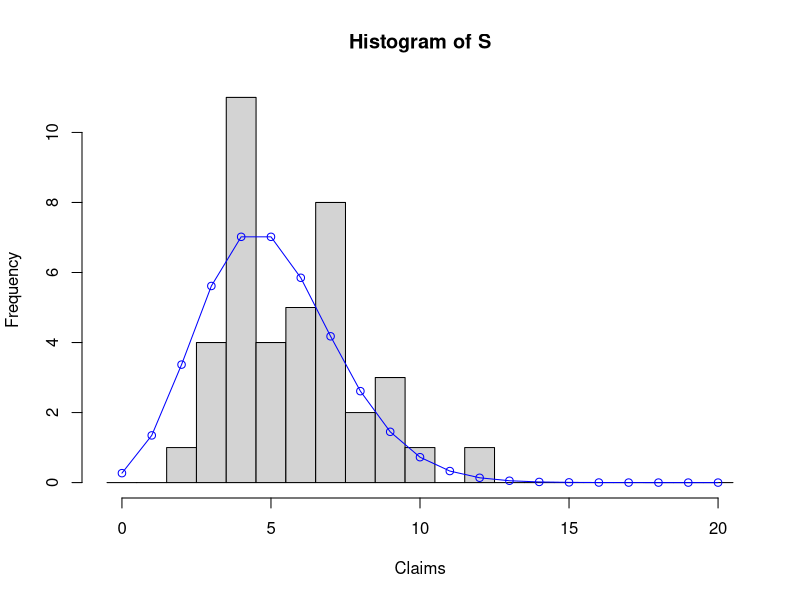
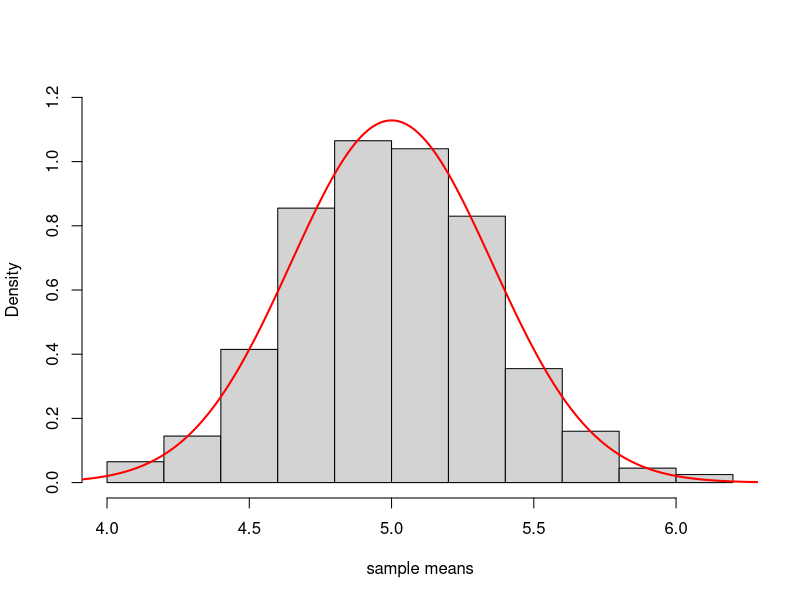
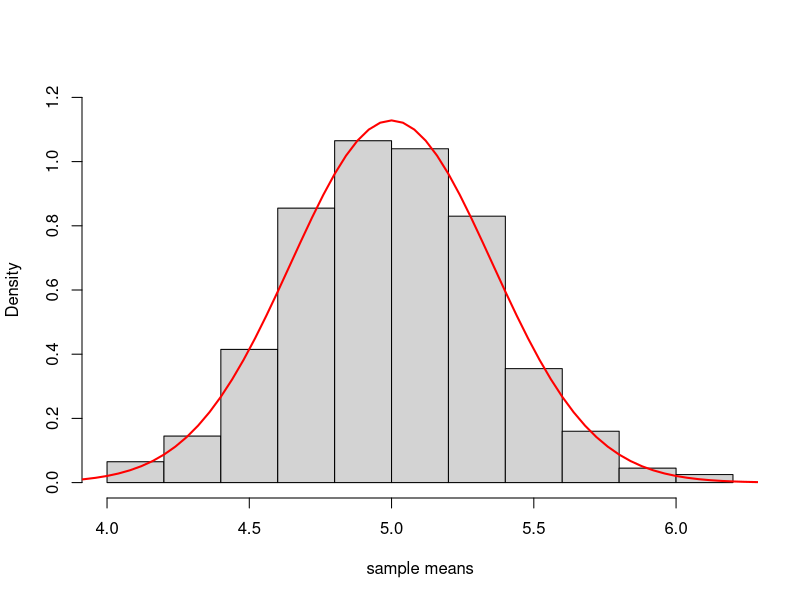
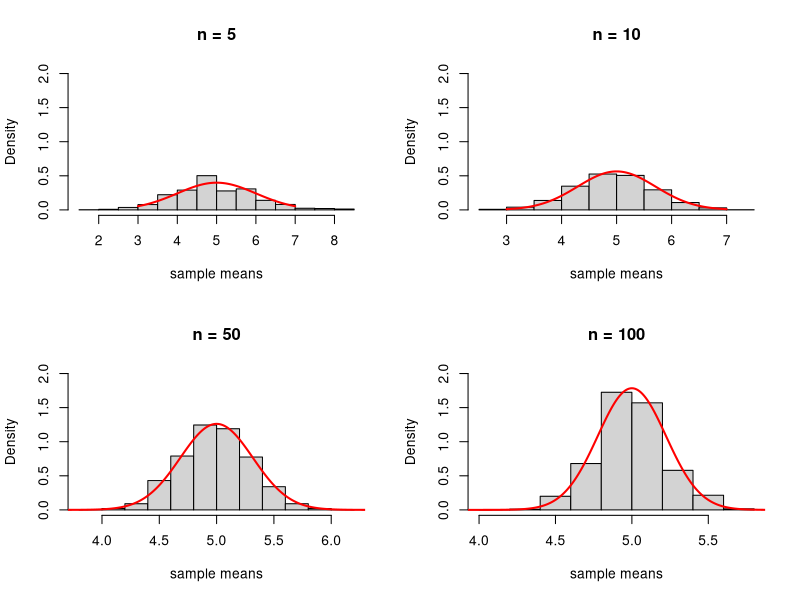
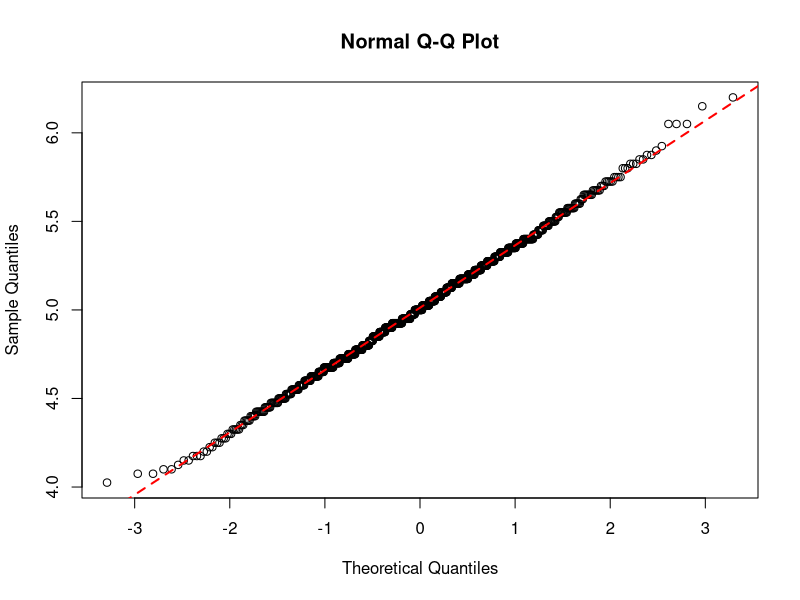
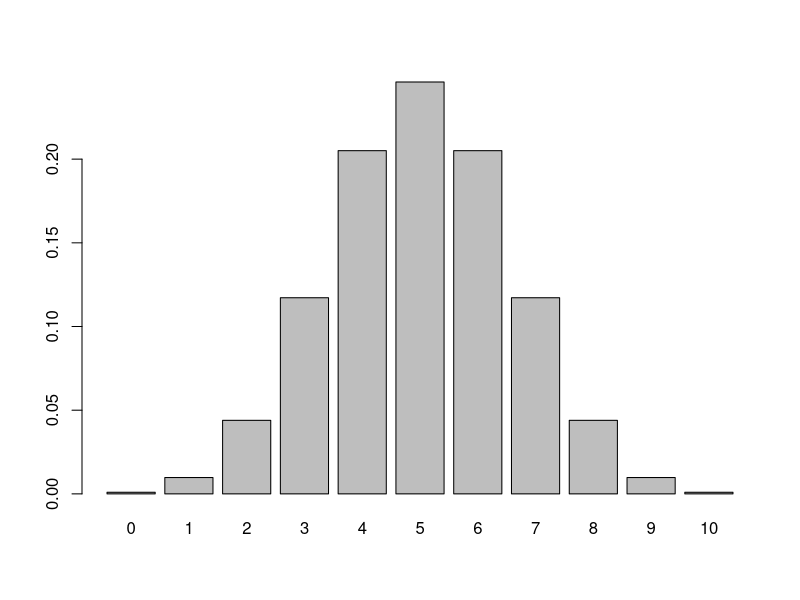
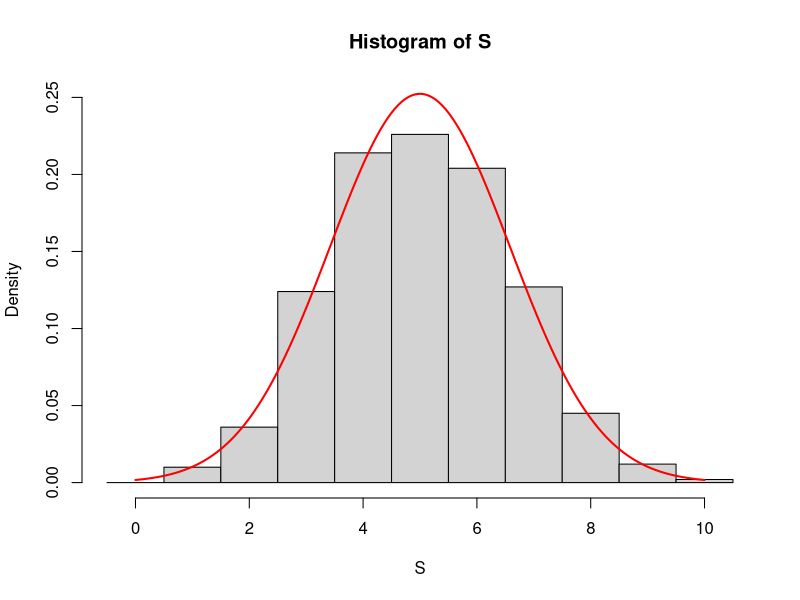
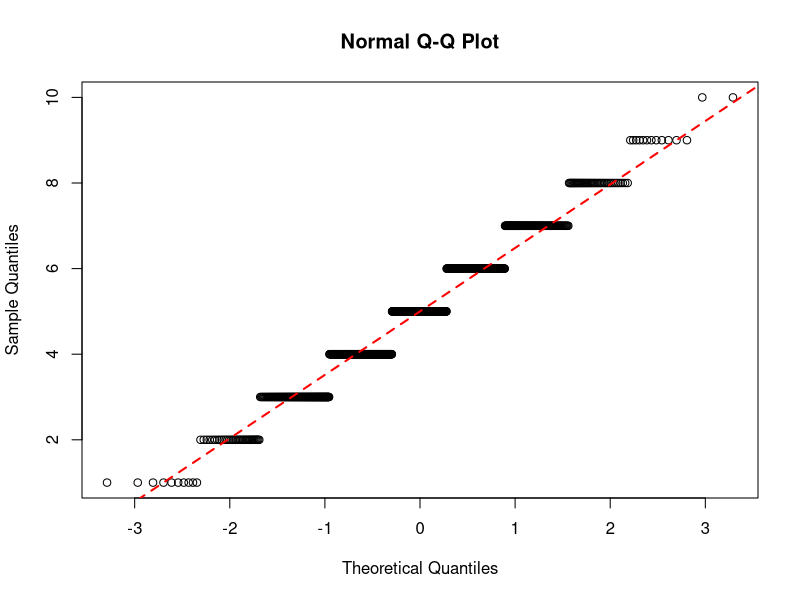

The R script that drew these images, in order: (Note: this script raises an error after producing the figures.)
## The Central Limit Theorem (for a Poisson)
m <- 5

set.seed(23)
n <- 40
S <- rpois(n, m)
table(S)
hist(S, breaks=(-0.5:20.5), xlab="Claims")

xs <- 0:20
lines(xs, n*dpois(xs, m), type="o", col="blue")

xbars <- rep(0,1000)

set.seed(23)
for (k in 1:1000) {
  xbars[k] <- mean(rpois(n,m))
}
hist(xbars, prob=TRUE, ylim=c(0,1.2), xlab="sample means", main="")
range(xbars)
xvals <- seq(3,7, by=0.01)
lines(xvals, dnorm(xvals, m, sqrt(m/n)), type="l", lwd=2, col="red")

hist(xbars, prob=TRUE, ylim=c(0,1.2), xlab="sample means", main="")
range(xbars)
xvals <- seq(3,7, by=0.01)
curve(dnorm(x, m, sqrt(m/n)), 3,7, add=TRUE, lwd=2, col="red")

### Varying the sample size
par(mfrow=c(2,2))

set.seed(23)
xbars <- rep(0, 1000)

for (n in c(5, 10, 50, 100)) {
  for (k in 1:1000) {
    xbars[k] <- mean(rpois(n,m))
  }
  xvals <- seq(3,7, by=0.01)
  hist(xbars, prob=TRUE, ylim=c(0,2), xlab="sample means", main=paste("n =", n))
  lines(xvals, dnorm(xvals, m, sqrt(m/n)), type="l", lwd=2, col="red")
}
par(mfrow=c(1,1))

### Empirical v theoretical i.e. central limit probabilities
m <- 5
set.seed(23)
xbars <- rep(0,1000)
n <- 40
for (k in 1:1000) {
  xbars[k] <- mean(rpois(n,m))
}

#P(xbars > 5.5), xbars ~ Norm(m, m/n)
c(length(xbars[xbars > 5.5])/length(xbars), 1 - pnorm(5.5, m, sqrt(m/n)))

### Empirical v theoretical i.e. central limit moments
c(mean(xbars), m)
c(var(xbars), m/n)


### Empirical v theoretical i.e. central limit quantiles
c(median(xbars), qnorm(0.5, m, sqrt(m/n)))
c(quantile(xbars, c(0.25, 0.75)),qnorm(c(0.25, 0.75), m, sqrt(m/n)))

#type 4 is n/4 and 3n/4
#type 5 is (n+2)/4 and (3n+2)/4
#type 6 is (n+1)/4 and (3n+3)/4
#type 7 is (n+3)/4 and (3n+1)/4 (default)

summary(xbars)

qqnorm(xbars)
qqline(xbars, lty=2, col="red", lwd=2)
#shorter tail on -ve & longer tail +ve = +ve skew

## Normal approx to binomial 
##(used when finding confidece interval for binom by hand)
n <- 10
p <- 0.5
xs <- 0:n
barplot(dbinom(xs, n, p), names=xs)
# can't superimpose normal pdf on barplot so use hist
set.seed(25)
S <- rbinom(1000,n,p)
table(S)
hist(S, prob=TRUE, breaks=(-0.5:10.5), ylim=c(0,0.25))
#now we can superimpose
xvals <- seq(0,10, by=0.01)
lines(xvals, dnorm(xvals, n*p, sqrt(n * p * (1 - p))), 
      type="l", lwd=2, col="red")

### Computing empirical probabilities
#P(X > 5), P(X > 5.5) with continuity correction
c(length(S[S>5])/length(S), 1 - pnorm(5.5, n*p, sqrt(n * p * (1 - p))))

### Comparing quantiles
qqnorm(S)
qqline(S, lty=2, col="red", lwd=2)

par(mfrow = c(2,2))
set.seed(25)
p <- 0.2

for (n in c(10, 25)) {
    S <- rbinom(1000,n,p)
    table(S)
    hist(S, breaks=(-0.5:n+0.5), prob=TRUE, 
         main=paste("p=0.2, n=", n), ylim=c(0,0.35))
    
    xvals <- seq(-0.5, 8.5, by=0.01)
    lines(xvals, dnorm(xvals, n*p, sqrt(n * p * (1 -p))), type="l", lwd=2, col="red")
    
    qqnorm(S)
    qqline(S, lty=2, col="red", lwd=2)
}

par(mfrow=c(1,1))

# Standardising the Central Limit Theorem
m <- 5
set.seed(23)
xbar <- rep(0,1000)
n <- 40
for (k in 1:1000) {
  xbar[k] <- mean(rpois(n,m))
}

#CLT => xbar ~ N(m, m/n) hence Z ~ N(0,1)
Z <- (xbar - m)/sqrt(m/n)

hist(Z, prob=TRUE, xlab = "standardised sample means", main="")
lines(density(Z), col="blue")

xvals <- seq(-4, 4, by=0.01)
lines(xvals, dnorm(xvals, 0, 1), lwd=2, lty=2, col="red")

#Moments
c(mean(Z), 0)
c(var(Z), 1)

#Quantiles
c(median(Z), 0)

c(quantile(Z, c(0.25, 0.75)), qnorm(c(0.25, 0.75), 0, 1))

qqnorm(Z)
qqline(Z, lty=2, col="red", lwd=2)

#Probabilities
c(length(Z[Z > 1.5])/length(Z), 1 - pnorm(1.5, 0, 1))

#-------------------------
# Fitting a discrete distribution
#--------------------------
C <- read.table("children.csv")
table(C)
hist(C)
str(C)
c <- C$V1
str(c)


# Empirical moments
mean(c)
var(c)
sd(c)

skew <- sum((c - mean(c))^3)/length(c)
skew/sd(c)^3

#Use method of moments to estimate parameters for fitted distributions
hist(c, breaks=c(-0.5:7.5), ylim=c(0,30), xlim=c(0,10),
     xlab="no. of children", main="Children in 80 families")
#Poisson
m <- mean(c)
m
xs <- 0:10
lines(xs, length(c)*dpois(xs,m), type="o", col="blue")

#Binomial
p <- (mean(c) - var(c))/mean(c)
p

n <- mean(c)^2 / (mean(c) - var(c))
n
round(n)
lines(xs, length(c)*dbinom(xs,round(n),p), type="o", col="green")

#Negative Binomial 2
k <- mean(c)^2 / (var(c) - mean(c))
k

#Comparing CDFs
plot(ecdf(c))

xs <- 0:8
lines(xs, ppois(xs, m), type="s", col="blue")
lines(xs, pbinom(xs, round(n),p), type="s", col="green")

#-------------------------
# Fitting a continuous distribution
#--------------------------

#Comparing quantiles
xlnorm <- rlnorm(1000, m, s)
xgamma <- rgamma(1000, a, l)

qqplot(xlnorm, w, xlab="logN quantiles", ylab="sample quantiles")
abline(0, 1, col="red", lty=2)

qqplot(xgamma, w, xlab="logN quantiles", ylab="sample quantiles")
abline(0, 1, col="red", lty=2)

#
# Non-parametric bootstrap method
#

data <- c(0.61, 6.47, 2.56, 5.44, 2.72, 0.87, 2.77, 6.00, 0.14, 0.75)

set.seed(47)
est <- rep(0,1000)
for (k in 1:1000) {
  x <- sample(data, replace=TRUE)
  est[k] <- 1/mean(x)
}
est

set.seed(47)
est <- replicate(1000, 1/mean(sample(data, replace=TRUE)))
est

hist(est, prob=TRUE, ylim=c(0,5))
lines(density(est), col="blue")

mean(est)
sd(est)

#
# Parametric bootstrap method
#

set.seed(47)
param.est <- replicate(1000, 1/mean(rexp(10, 1/mean(data))))


hist(param.est, prob=TRUE, ylim=c(0,3.5))
lines(density(param.est), col="blue")

mean(param.est)
sd(param.est)


#
# Confidence intervals
#
#2-sided CI for mean, known population variance
xs <- replicate(50, 132)
n <- length(xs)
sigma <- 20
alpha <- 1 - 0.95
mean(xs) + c(-1, 1)*qnorm(1-alpha/2,0,1) * sigma/sqrt(n)

#2-sided CI for mean, unknown population variance
xs <- c(124, 122, 130, 125, 132)
n <- length(xs)
alpha <- 1 - 0.95
mean(xs) + c(-1, 1)*qt(1-alpha/2,n-1) * sd(xs)/sqrt(n)

t.test(xs, conf=0.95)

chickwts
chickwts$feed
sun <- chickwts[chickwts$feed=="sunflower", 1]
sun
t.test(sun)

#Exploring t.test
ci <- t.test(sun)
names(ci)
ci$conf.int
c(ci$conf.int[1], ci$conf.int[2])

#
# CI for variance
#
#Data <- read.table("file.csv")
#data <- Data$V1
data <- c(124, 122, 130, 125, 132)
n <- length(data)
alpha <- 0.05

#Two sided ci for var
l <- (n-1) * var(data)/qchisq(1-alpha/2, df= n - 1)
r <- (n-1) * var(data)/qchisq(alpha/2, df= n - 1)
c(l,r)
#Two sided ci for sd
sqrt(c(l,r))
#One-sided CI for sd
r <- (n-1) * var(data)/qchisq(alpha, df= n - 1)
sqrt(c(0,r))

n <- length(sun)
l <- (n-1) * var(sun)/qchisq(1-alpha/2, df= n - 1)
r <- (n-1) * var(sun)/qchisq(alpha/2, df= n - 1)
c(l,r)

#
# Bootstrap method for CI
#
#2-sided CI for mean, unknown population variance
xs <- c(124, 122, 130, 125, 132)

# Parametric
set.seed(17)
bm <- replicate(1000, mean(rnorm(n, mean(xs), sd(xs))))
hist(bm, xlab="sample mean", main="histogram of sample means")
c(quantile(bm, c(0.025, 0.975)), c(t.test(xs)$conf[1], t.test(xs)$conf[2]))

# Non-parametric
set.seed(17)
bm <- replicate(1000, mean(sample(xs, replace=TRUE)))
hist(bm, xlab="sample mean", main="histogram of sample means")
c(quantile(bm, c(0.025, 0.975)), c(t.test(xs)$conf[1], t.test(xs)$conf[2]))

# Parametric - variance
#Recall
xs <- c(124, 122, 130, 125, 132)
l <- (n-1) * var(data)/qchisq(1-alpha/2, df= n - 1)
r <- (n-1) * var(data)/qchisq(alpha/2, df= n - 1)
c(l,r)

set.seed(17)
bv <- replicate(1000, var(rnorm(n, mean(xs), sd(xs))))
hist(bv, xlab="sample variances", main="histogram of sample variances")
c(quantile(bv, c(0.025, 0.975)), c(l,r))

# Non-parametric
set.seed(17)
bv <- replicate(1000, var(sample(xs, replace=TRUE)))
hist(bv, xlab="sample mean", main="histogram of sample means")
c(quantile(bv, c(0.025, 0.975)), c(l,r))

#
# CI for parameter p of a binomial
#

#Given a value of 1 from Bin(20, p), construct 95% symmetrical CI for p
x <- 1
n <- 20
binom.test(x, n, conf=0.95)

#compare with norm approx.
x <- 45
n <- 250
p_hat <- x/n
alpha <- 0.1
ci <- binom.test(x, n, conf=1-alpha)$conf
p_hat+c(-1,1)*qnorm(1-alpha/2)*sqrt(p_hat*(1-p_hat)/n)
c(ci[1], ci[2])

#
# CI for parameter l of Poisson
#
x <- 1
T <- 1 #default time base
poisson.test(x, T, conf=0.9)

#compare with norm approx.
x <- 800 #claims
n <- 5000 #policies
l_hat <- x/n
alpha <- 0.1
l_hat+c(-1,1)*qnorm(1-alpha/2)*sqrt(l_hat/n)
ci <- poisson.test(x, n, r=1, conf=1-alpha)$conf
c(ci[1], ci[2])

#Test that unknown average claim frequency r < 0.175
x <- 800 #claims
n <- 5000 #policies
alpha <- 0.05

# if test$p.value < 0.05 then reject test$null.value (H0 : r >= 0.175)
test <- poisson.test(x, n, r=0.175, alt="less", conf=1-alpha)
test
names(test)
test$alternative
test$estimate #MLE

#
# CI for difference of two means, variance known
#
xs1 <- replicate(50, 132)
xs2 <- replicate(40, 128)

n1 <- length(xs1)
n2 <- length(xs2)

sigma1 <- 20
sigma2 <- 25

alpha <- 0.05

(mean(xs1)-mean(xs2)) + c(-1,1) * qnorm(1-alpha/2) * 
  sqrt(sigma1^2/n1 + sigma2^2/n2)

## unknown equal variances
A <- c(31.4, 29.9, 33.2, 34.4, 32.0, 28.7, 26.1, 30.3)
C <- c(27.0, 32.2, 30.4, 28.0, 26.5, 25.5, 29.6, 27.2)

t.test(A,C, var.equal=TRUE)
